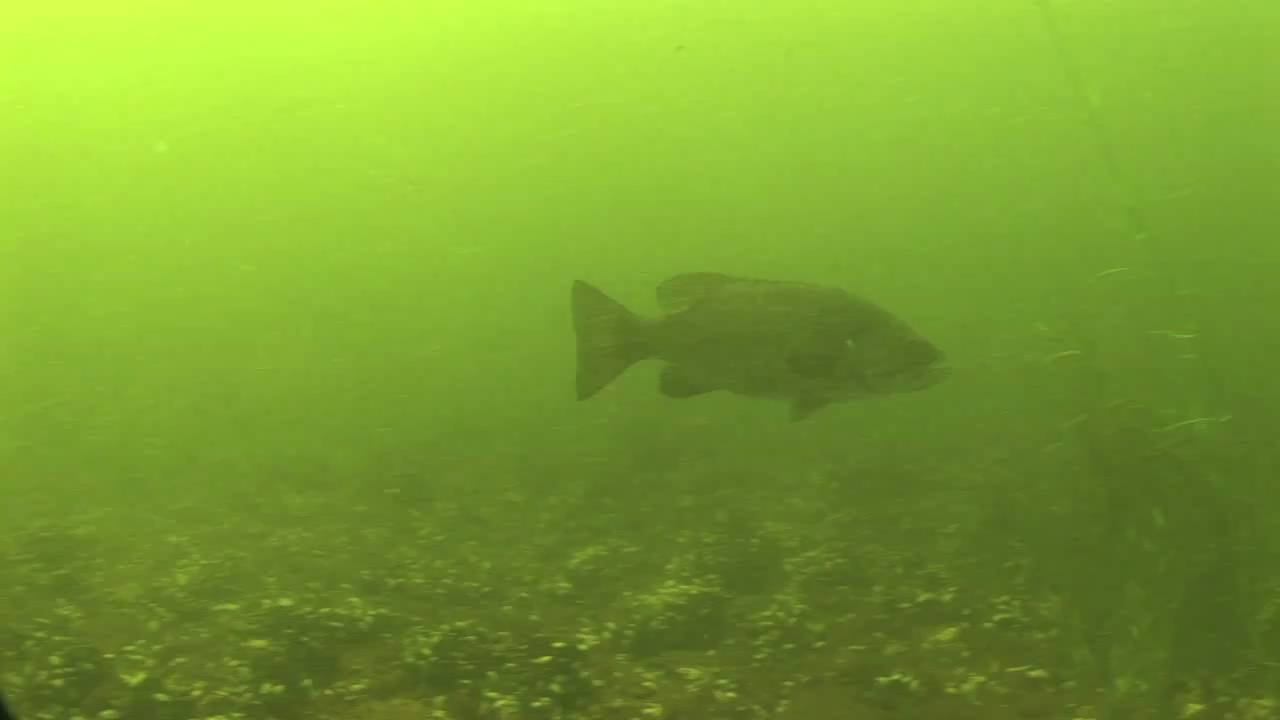
#> input picture src/dip_project/data/challenging-60/challenging-60/100001.png, 1280 x 720 px
$ python -i processing.py   (imports and definitions only)
#> lines starting #> are read from the running program, lines starting #| are printed output that depends on the picture
#> further down, picture is the input picture: shape (720, 1280, 3); mean B, G, R 48, 158.5, 122.3
import os
import cv2

import numpy as np
from PIL import Image

def apply_clahe(path, alpha, tile):
    img_bgr = cv2.imread(path)

    if img_bgr is None:
        print("Error: Could not load image.")
    else:
        # 1. Convert BGR to LAB color space
        img_lab = cv2.cvtColor(img_bgr, cv2.COLOR_BGR2LAB)

        # 2. Split the LAB image into L, A, and B channels
        l, a, b = cv2.split(img_lab)
        histL = cv2.calcHist([l], [0], None, [256], [0, 256])
        # 3. Apply CLAHE to the L channel
        clahe = cv2.createCLAHE(clipLimit=alpha, tileGridSize=tile)
        cl = clahe.apply(l)
        histCL = cv2.calcHist([cl], [0], None, [256], [0, 256])
        # 4. Merge the channels and convert back to BGR
        merged_lab = cv2.merge((cl, a, b))
        enhanced_img = cv2.cvtColor(merged_lab, cv2.COLOR_LAB2BGR)

    return enhanced_img, histL, histCL


def apply_gamma_correction(image, gamma=None):
    # gray = to_grayscale(image)
    gray = cv2.cvtColor(image, cv2.COLOR_BGR2GRAY)
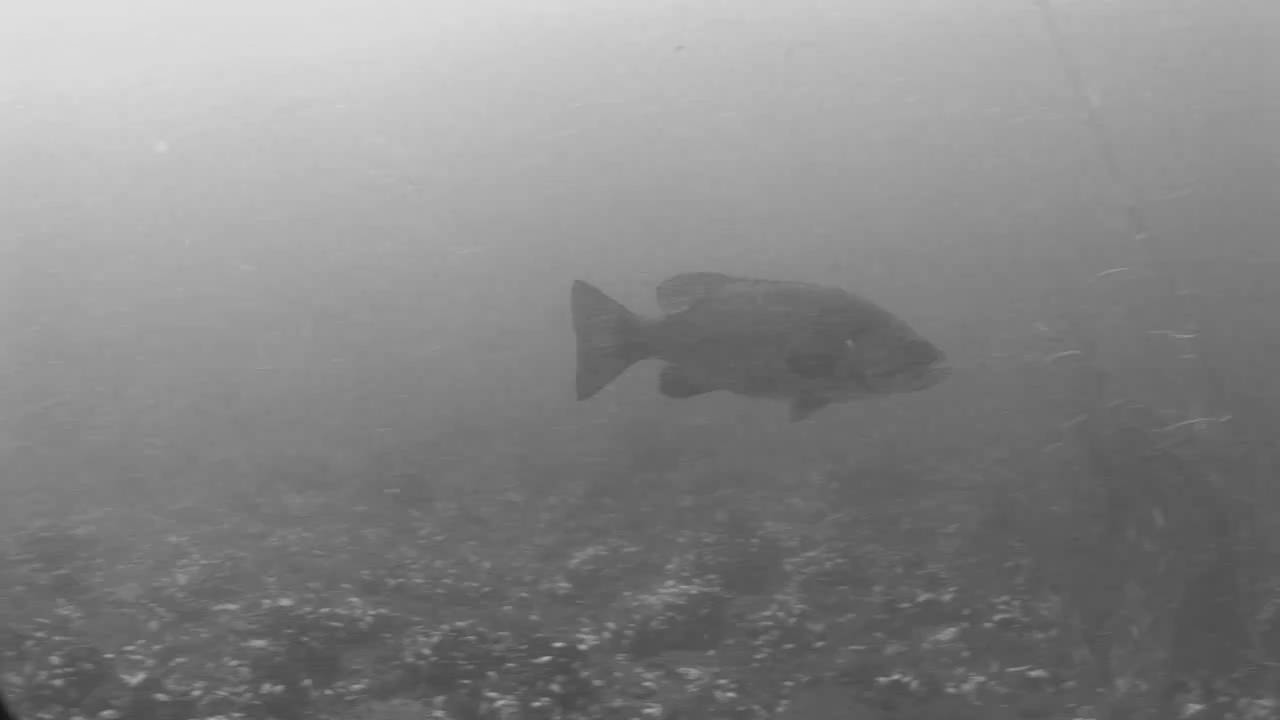
#> gray: shape (720, 1280); min 22, max 223, mean 135.1
    hist_before = cv2.calcHist([gray], [0], None, [256], [0, 256])
#> hist_before = 256 values, max 16591 at index 89, min 0 at index 0, mean 3600

    if gamma is None:
        mean_intensity = np.mean(gray) / 255.0
#> mean_intensity = 0.53
        gamma = np.log(0.5) / np.log(mean_intensity + 1e-8)
#> gamma = 1.09
        gamma = np.clip(gamma, 0.5, 2.0)

    corrected = np.power(image / 255.0, gamma).astype(np.float32)
    corrected = np.uint8(np.clip(corrected * 255, 0, 255))

    gray_after = cv2.cvtColor(corrected, cv2.COLOR_BGR2GRAY)
    hist_after = cv2.calcHist([gray_after], [0], None, [256], [0, 256])
#> hist_after = 256 values, max 16406 at index 99, min 0 at index 0, mean 3600

    return corrected, hist_before, hist_after, gamma

>>> import cv2
>>> picture = cv2.imread('data/challenging-60/challenging-60/100001.png')
>>> result = apply_gamma_correction(picture)

$ run again, on src/dip_project/data/challenging-60/challenging-60/10091.png
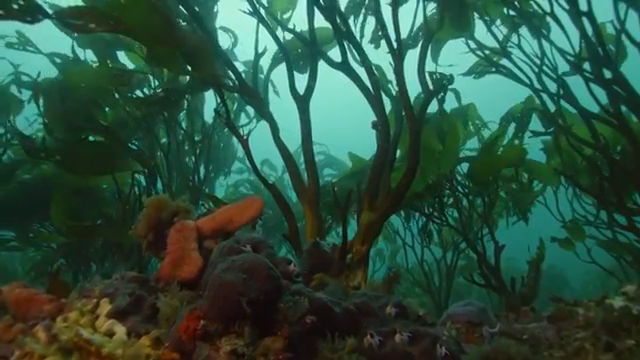
#> input picture src/dip_project/data/challenging-60/challenging-60/10091.png, 640 x 360 px
#> picture is the input picture: shape (360, 640, 3); mean B, G, R 63.8, 81, 44.9
#> in apply_gamma_correction, `gray = cv2.cvtColor(image, cv2.COLOR_BGR2GRAY)`:
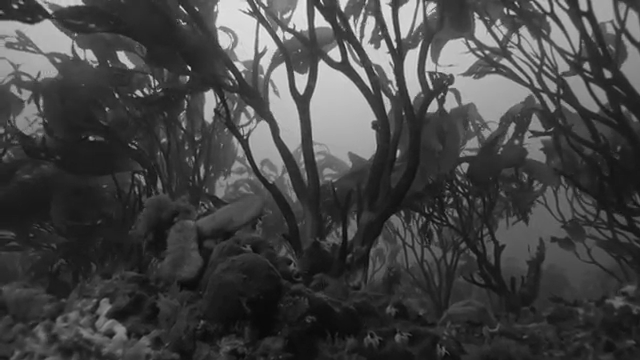
#> gray: shape (360, 640); min 7, max 240, mean 68.3
#> hist_before = 256 values, max 4463 at index 29, min 0 at index 0, mean 900
#> mean_intensity = 0.268
#> gamma = 0.526
#> in apply_gamma_correction, `gray_after = cv2.cvtColor(corrected, cv2.COLOR_BGR2GRAY)`:
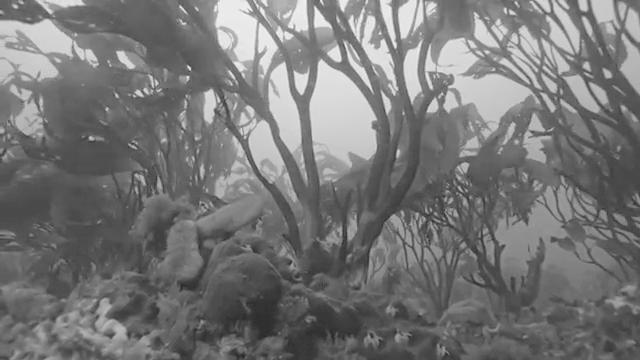
#> gray_after: shape (360, 640); min 34, max 246, mean 118.8
#> hist_after = 256 values, max 3529 at index 93, min 0 at index 0, mean 900

$ run again, on src/dip_project/data/challenging-60/challenging-60/10103.png
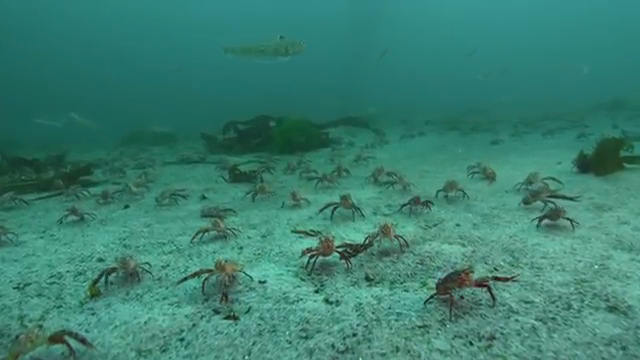
#> input picture src/dip_project/data/challenging-60/challenging-60/10103.png, 640 x 360 px
#> picture is the input picture: shape (360, 640, 3); mean B, G, R 112.3, 127.1, 57.6
#> in apply_gamma_correction, `gray = cv2.cvtColor(image, cv2.COLOR_BGR2GRAY)`:
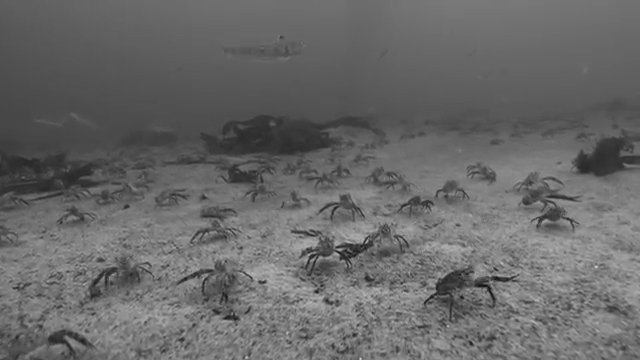
#> gray: shape (360, 640); min 14, max 209, mean 104.6
#> hist_before = 256 values, max 4387 at index 102, min 0 at index 0, mean 900
#> mean_intensity = 0.41
#> gamma = 0.778
#> in apply_gamma_correction, `gray_after = cv2.cvtColor(corrected, cv2.COLOR_BGR2GRAY)`:
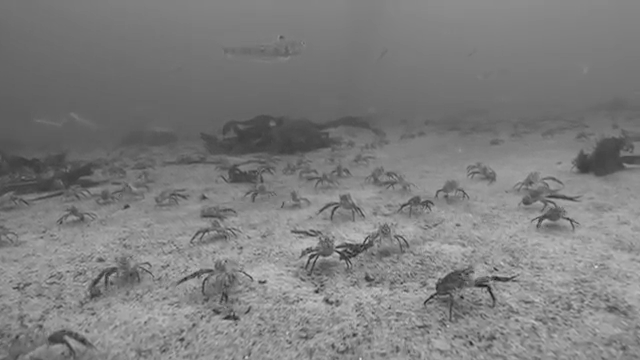
#> gray_after: shape (360, 640); min 26, max 218, mean 125.2
#> hist_after = 256 values, max 4392 at index 115, min 0 at index 0, mean 900

$ run again, on src/dip_project/data/challenging-60/challenging-60/10167.png
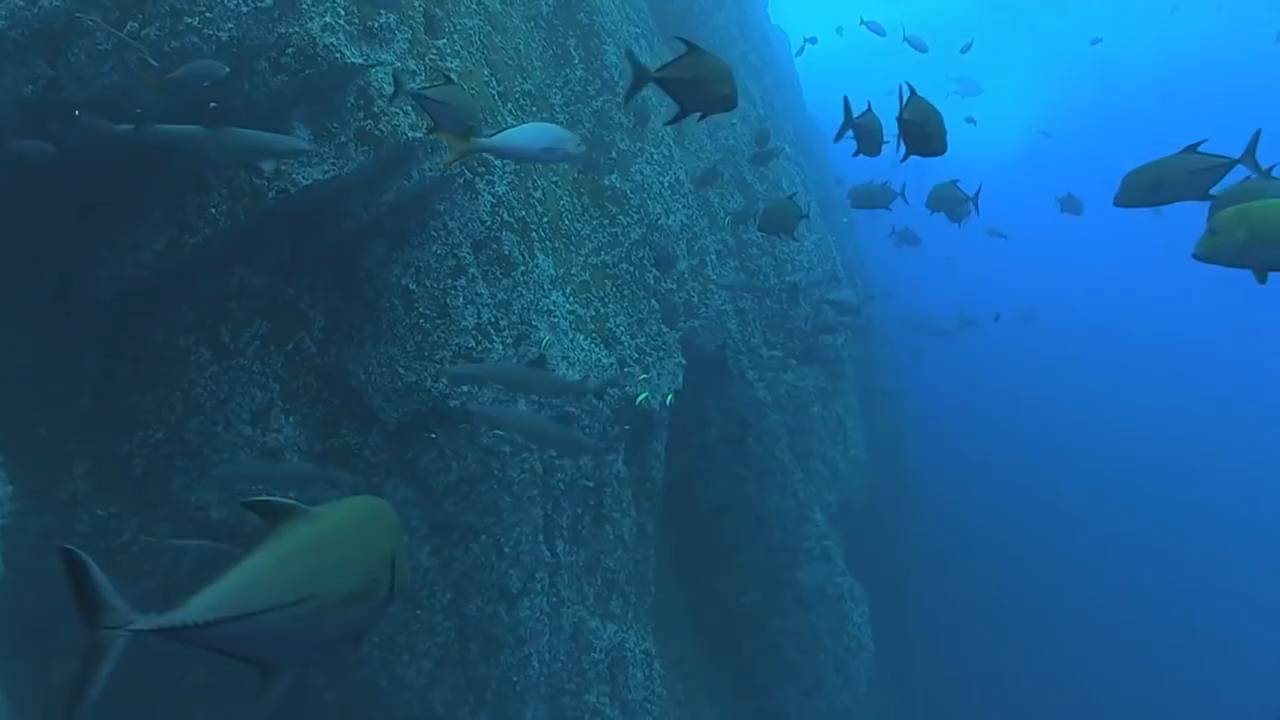
#> input picture src/dip_project/data/challenging-60/challenging-60/10167.png, 1280 x 720 px
#> picture is the input picture: shape (720, 1280, 3); mean B, G, R 129.2, 87.4, 25
#> in apply_gamma_correction, `gray = cv2.cvtColor(image, cv2.COLOR_BGR2GRAY)`:
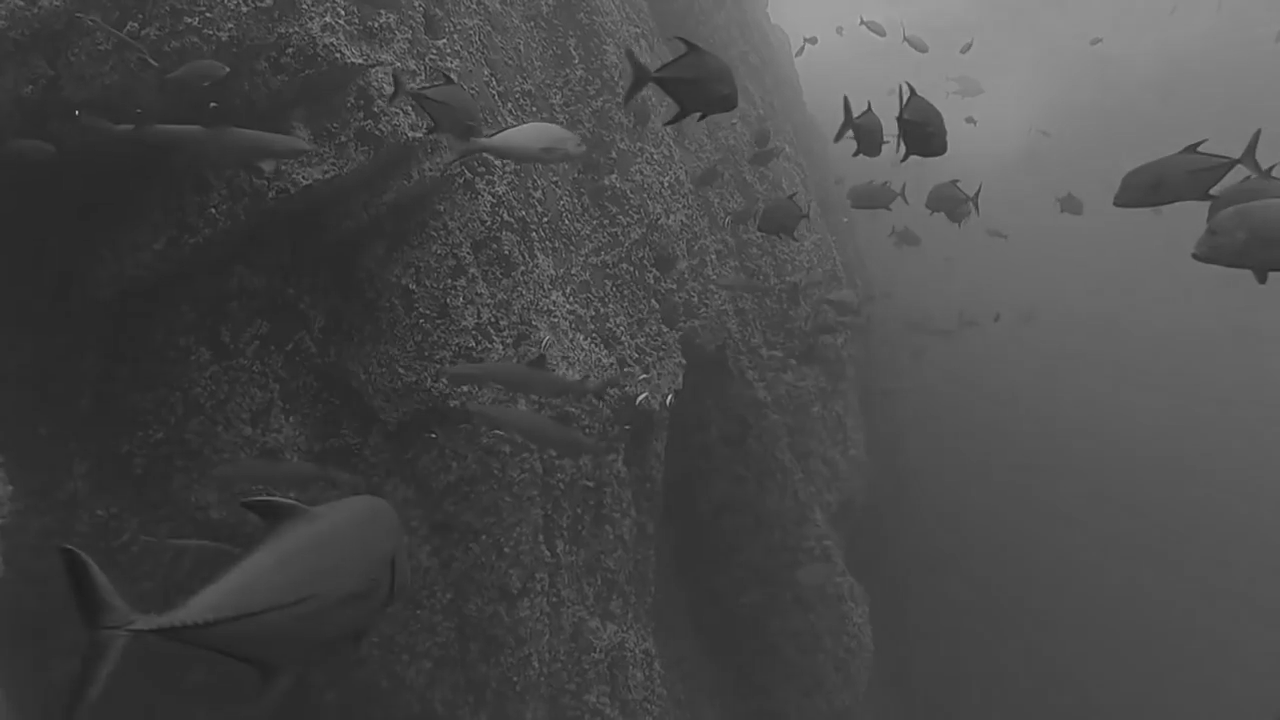
#> gray: shape (720, 1280); min 27, max 182, mean 73.5
#> hist_before = 256 values, max 27291 at index 46, min 0 at index 0, mean 3600
#> mean_intensity = 0.288
#> gamma = 0.557
#> in apply_gamma_correction, `gray_after = cv2.cvtColor(corrected, cv2.COLOR_BGR2GRAY)`:
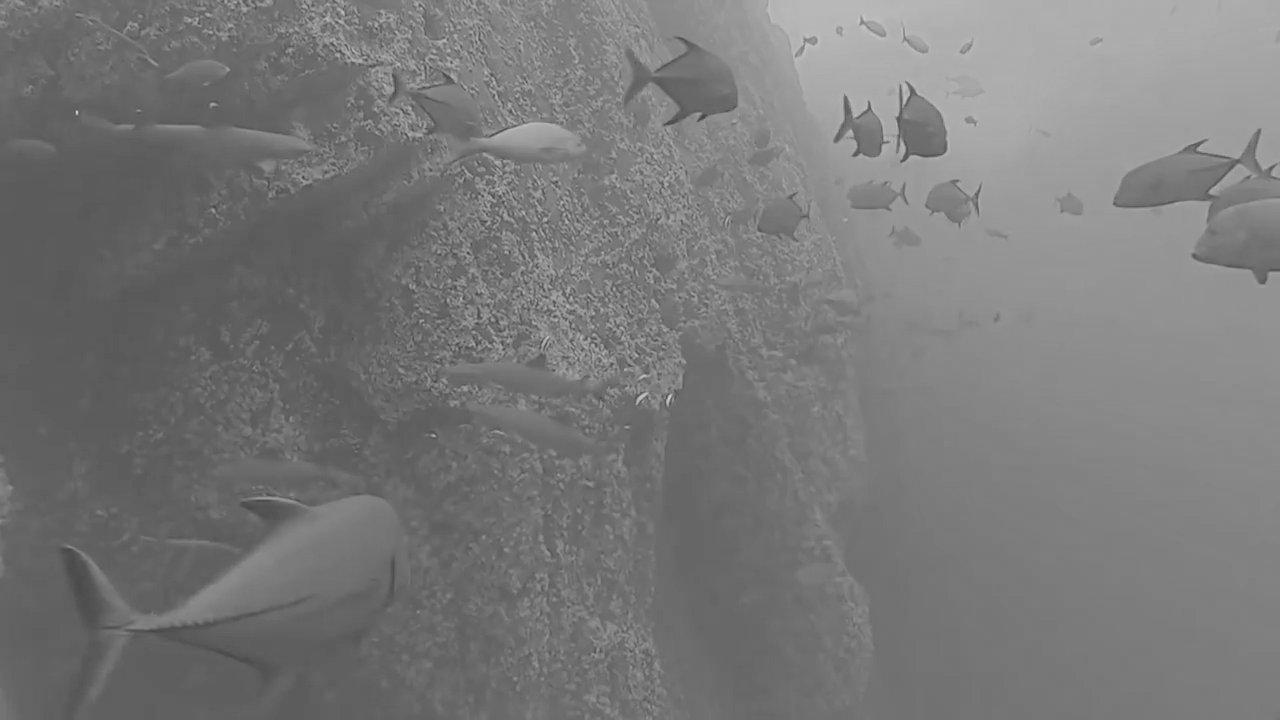
#> gray_after: shape (720, 1280); min 65, max 209, mean 120.8
#> hist_after = 256 values, max 26321 at index 96, min 0 at index 0, mean 3600
